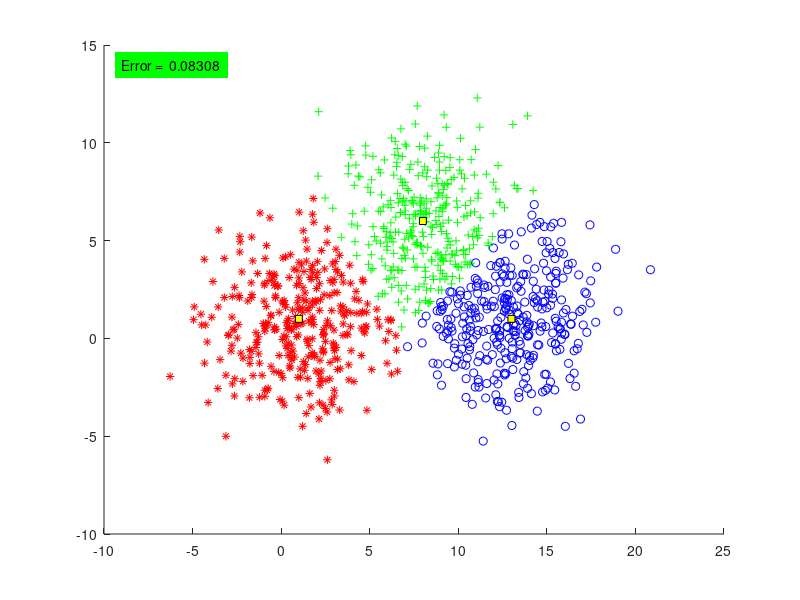

The MATLAB source for this figure:
function output=CH2_4_Bayesian()
N=1000;
m=[1 8 13;1 6 1];
S(:,:,1)=6*eye(2);
S(:,:,2)=6*eye(2);
S(:,:,3)=6*eye(2);
P=[1/3 1/3 1/3 ];

%% (A)
X=[];
y=[];
[l,c]=size(m);
for j=1:c
% Generating the [p(j)*N)] vectors from each distribution
temp=mvnrnd(m(:,j),S(:,:,j),fix(P(j)*N));
% The total number of points may be slightly less than N
% due to the fix ooutputrator
X=[X ;temp];
y=[y ones(1,fix(P(j)*N))*j];
end

%% B
% l=dimensionality, c=no. of classes
[l,N]=size(X'); % N=no. of vectors
for i=1:N
for j=1:c
 t(i,j)=P(j)*comp_gauss_dens_val(m(:,j),...
S(:,:,j),X(i,:));
 
end
% Determining the maximum quantity Pi*p(x|wi)
 [num,z(i)]=max(t(i,:));
end
plot_data(X,z,m);
%% C
output=compute_error(y,z);
xx=axis;

text(xx(1)+1,xx(4)-1,...
['Error =  ' num2str(output,4)],...
'HorizontalAlignment','left',... 
 'BackgroundColor',[0 1 0],...
 'Margin',5);
end
%%
function clas_error=compute_error(y,y_est)
[q,N]=size(y); % N= no. of vectors
c=max(y); % Determining the number of classes
clas_error=0; % Counting the misclassified vectors
for i=1:N
if(y(i) ~= y_est(i))
clas_error=clas_error+1;
end
end
% Computing the classification error
clas_error =clas_error/N;
end
%%
function z=comp_gauss_dens_val(m,S,x)
[l,q]=size(m); % l=dimensionality
z=(1/((2*pi)^ (l/2)*det(S)^ 0.5) )...
*exp(-0.5*(x'-m)'*inv(S)*(x'-m));
end
%% 
function plot_data(X,y,m)
[l,N]=size(X'); % N=no. of data vectors, l=dimensionality
[l,c]=size(m); % c=no. of classes
if(l ~=2)
fprintf('NO PLOT CAN BE GENERATED\n')
return
end
pale=['r*'; 'g+'; 'bo'];
figure(2)
% Plot of the data vectors
hold on

for k=1:N
plot(X(k,1),X(k,2),pale(y(k),:))
end
% Plot of the class means
for j=1:c
plot(m(1,j),m(2,j),'--ks',...
                'MarkerFaceColor','y',...
                'MarkerSize',5)
end
end
